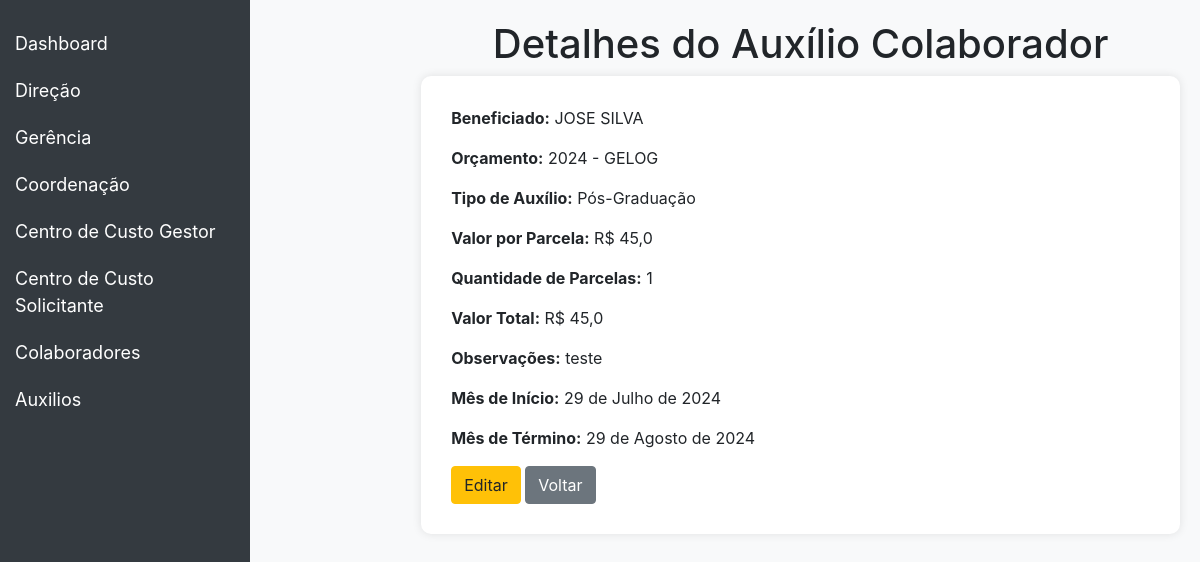
The page /auxilios/7/ on the database as committed earlier.
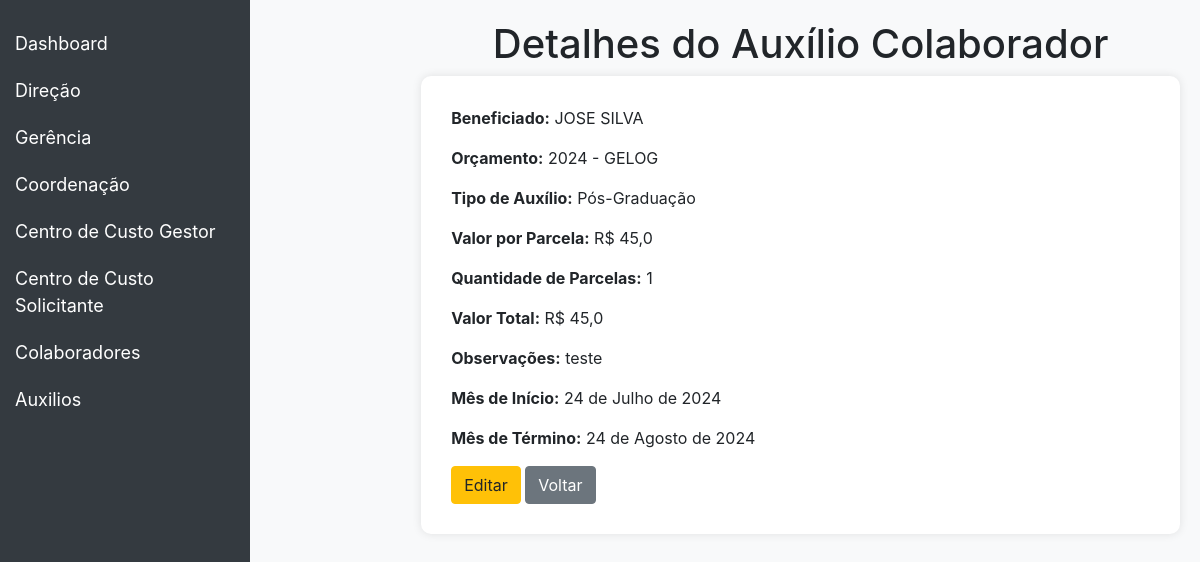
The same page on the database as committed later.
### auxilios/models.py (models this page shows, shortened)
class AuxilioColaborador(models.Model):
    baneficiado = models.ForeignKey(Colaborador, on_delete=models.PROTECT)
    orcamento = models.ForeignKey(Orcamento, related_name='auxilios_colaboradores', on_delete=models.PROTECT)
    tipo_choices = [
        ('A', 'Graduação'),
        ('B', 'Pós-Graduação'),
        ('C', 'Auxilio creche escola'),
    ]
    tipo = models.CharField(max_length=100, choices=tipo_choices, null=True, blank=True)
    valor_parcela = models.FloatField(null=True, blank=True)
    valor_total = models.FloatField(null=True, blank=True, editable=False)
    obs = models.CharField(max_length=200, null=True, blank=True)
    mes_inicio = models.DateField()
    qtd_parcelas = models.PositiveIntegerField()
    mes_fim = models.DateField(editable=False)
    status_choices = [
        ('aguardando', 'Aguardando'),
        ('ativo', 'Ativo'),
        ('finalizado', 'Finalizado'),
    ]
    status = models.CharField(max_length=10, choices=status_choices, default='aguardando')
    class Meta:
        verbose_name = 'Auxílio Colaborador'
        verbose_name_plural = 'Auxílios Colaboradores'

### contract/models.py (models this page shows, shortened)
class Colaborador(models.Model):
    nome_completo = models.CharField(max_length=100, null=True)
    mat = models.IntegerField(null=True, blank=True,verbose_name='Matrícula')
    direcao = models.ForeignKey(Direcao, on_delete=models.CASCADE,null=True)
    gerencia = models.ForeignKey(Gerencia, on_delete=models.SET_NULL,null=True)
    coordenacao = models.ForeignKey(Coordenacao, on_delete=models.SET_NULL,null=True)
    ramal = models.CharField(max_length=4,null=True, blank=True)
    email = models.EmailField(max_length=50,null=True, blank=True)
    class Meta:
        verbose_name = 'Colaborador'
        verbose_name_plural = 'Colaboradores'

class Orcamento(models.Model):
    ano = models.IntegerField()
    centro = models.ForeignKey(CentroDeCustoGestor, on_delete=models.CASCADE)
    CLASSE_CHOICES = [
        ('A', 'OPEX'),
        ('B', 'CAPEX'),
    ]
    classe = models.CharField(max_length=100, choices=CLASSE_CHOICES, blank=True, null=True)
    valor = models.DecimalField(max_digits=10, decimal_places=2, default=0)
    def __str__(self):
        return f"{self.ano} - {self.centro}"
    class Meta:
        verbose_name = 'Orçamento'
        verbose_name_plural = 'Orçamentos'
        unique_together = ('ano', 'centro', 'classe')

class CentroDeCustoGestor(models.Model):
    nome = models.CharField(max_length=100)
    def __str__(self):
        return self.nome

### auxilios/views.py (the view)
# urls.py: path('<int:pk>/', AuxilioColaboradorDetailView.as_view(), name='auxiliocolaborador_detail'),
class AuxilioColaboradorDetailView(DetailView):
    model = AuxilioColaborador
    template_name = 'auxiliocolaborador_detail.html'
    context_object_name = 'auxilio_colaborador'

### auxilios/templates/auxiliocolaborador_detail.html (shortened to what this page needs)
<!DOCTYPE html>
<html lang="en">
<head>
    <link href="https://stackpath.bootstrapcdn.com/bootstrap/4.5.2/css/bootstrap.min.css" rel="stylesheet">
</head>
<body>
    <nav class="navbar navbar-expand-lg navbar-dark">
        <a class="navbar-brand" href="#">Dashboard</a>
    </nav>
    <div class="sidebar">
        <a href="{% url 'dashboard' %}">Dashboard</a>
        <button class="dropdown-btn">Direção
        </button>
        <button class="dropdown-btn">Gerência
        </button>
        <button class="dropdown-btn">Coordenação
        </button>
        <button class="dropdown-btn">Centro de Custo Gestor
        </button>
        <button class="dropdown-btn">Centro de Custo Solicitante
        </button>
        <button class="dropdown-btn">Colaboradores
        </button>
        <button class="dropdown-btn">Auxilios
        </button>
    </div>
<div class="content">
    <h1 class="text-center">Detalhes do Auxílio Colaborador</h1>
    <div class="detail-container">
        <p><strong>Beneficiado:</strong> {{ auxilio_colaborador.baneficiado.nome_completo }}</p>
        <p><strong>Orçamento:</strong> {{ auxilio_colaborador.orcamento }}</p>
        <p><strong>Tipo de Auxílio:</strong> {{ auxilio_colaborador.get_tipo_display }}</p>
        <p><strong>Valor por Parcela:</strong> R$ {{ auxilio_colaborador.valor_parcela }}</p>
        <p><strong>Quantidade de Parcelas:</strong> {{ auxilio_colaborador.qtd_parcelas }}</p>
        <p><strong>Valor Total:</strong> R$ {{ auxilio_colaborador.valor_total }}</p>
        <p><strong>Observações:</strong> {{ auxilio_colaborador.obs }}</p>
        <p><strong>Mês de Início:</strong> {{ auxilio_colaborador.mes_inicio }}</p>
        <p><strong>Mês de Término:</strong> {{ auxilio_colaborador.mes_fim }}</p>
        <a href="{% url 'auxiliocolaborador_update' auxilio_colaborador.pk %}" class="btn btn-warning">Editar</a>
        <a href="{% url 'auxiliocolaborador_list' %}" class="btn btn-secondary">Voltar</a>
    </div>
</div>
</body>
</html>

Rows that differ between the two databases and show on the page:
changed AuxilioColaborador "Pós-Graduação": mes_inicio "29 de Julho de 2024" → "24 de Julho de 2024"; mes_fim "29 de Agosto de 2024" → "24 de Agosto de 2024"
